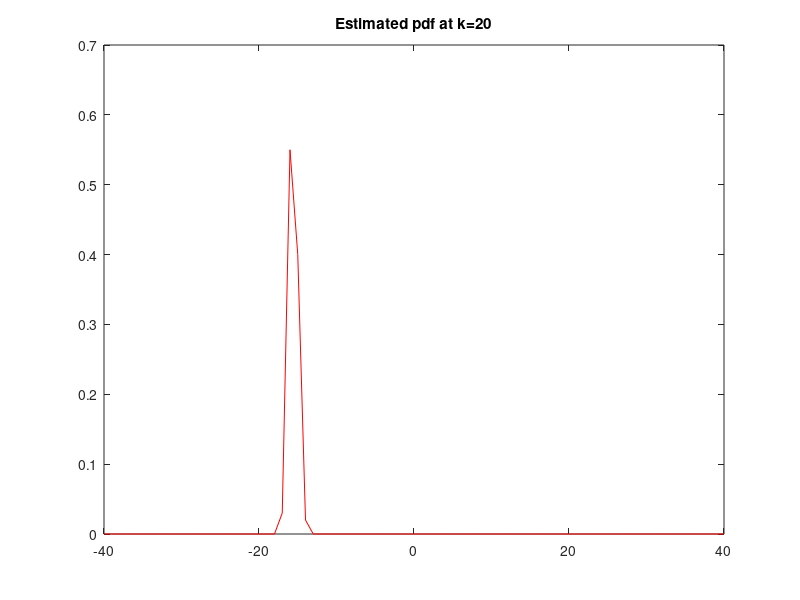
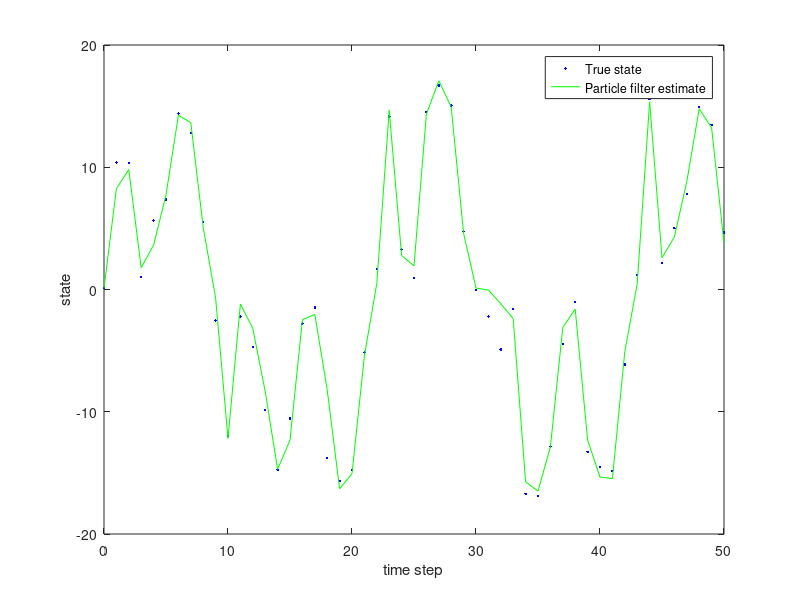

The MATLAB source for these figures, in order:
x = 0.1; % initial state
Q = 1; % process noise covariance
R = 1; % measurement noise covariance
tf = 50; % simulation length
N = 100; % number of particles in the particle filter
 
xhat = x;
P = 2;
xhatPart = x;
 
% Initialize the particle filter. ????????xpart????????????
for i = 1 : N
    xpart(i) = x + sqrt(P) * randn;
end
xArr = [x];
xhatPartArr = [xhatPart];
close all;
 
for k = 1 : tf         %tf??????k??????????k??
    % System simulation
       % x?????k??????
    x = 0.5 * x + 25 * x / (1 + x^2) + 8 * cos(1.2*(k-1)) + sqrt(Q) * randn; %????(1)
    y = x^2 / 20 + sqrt(R) * randn;%????(2)
    % Particle filter ??100???????????????????????
    for i = 1 : N
        xpartminus(i) = 0.5 * xpart(i) + 25 * xpart(i) / (1 + xpart(i)^2) + 8 * cos(1.2*(k-1)) + sqrt(Q) * randn;
        ypart = xpartminus(i)^2 / 20;
        vhat = y - ypart; %???????
        q(i) = (1 / sqrt(R) / sqrt(2*pi)) * exp(-vhat^2 / 2 / R); %????????
    end
    % Normalize the likelihood of each a priori estimate.
    qsum = sum(q);
    for i = 1 : N
        q(i) = q(i) / qsum;%?????
    end
    % Resample.
    for i = 1 : N
        u = rand; % uniform random number between 0 and 1
        qtempsum = 0;
        for j = 1 : N
            qtempsum = qtempsum + q(j);
            if qtempsum >= u
                              %???????????????????????????
                xpart(i) = xpartminus(j);
                break;
            end
        end
    end
 
    % The particle filter estimate is the mean of the particles.
    xhatPart = mean(xpart);    %???????????? 
    % Plot the estimated pdf's at a specific time.
    if k == 20
        % Particle filter pdf
        pdf = zeros(81,1);
        for m = -40 : 40
            for i = 1 : N
                if (m <= xpart(i)) && (xpart(i) < m+1)
                                     %pdf???????????xpart(i)???[m, m+1)????
                    pdf(m+41) = pdf(m+41) + 1;
                end
            end
        end
        figure;
        m = -40 : 40;
        %??1??k==20??xpart(i)??????
        plot(m, pdf / N, 'r');
        hold;
        title('Estimated pdf at k=20');
        disp(['min, max xpart(i) at k = 20: ', num2str(min(xpart)), ', ', num2str(max(xpart))]);
    end
    % Save data in arrays for later plotting
    xArr = [xArr x]; 
    xhatPartArr = [xhatPartArr xhatPart];
end
 
t = 0 : tf;
figure;
plot(t, xArr, 'b.', t, xhatPartArr, 'g');  %??2??xArr????xhatPartArr??????
xlabel('time step'); ylabel('state');
legend('True state', 'Particle filter estimate');